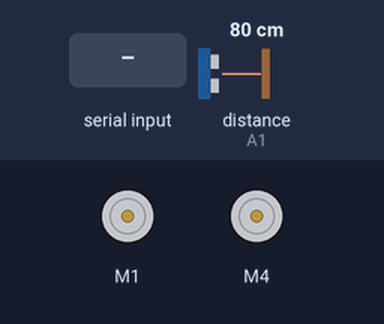
Simulated run of this sketch. Board: Arduino Uno, built with avr-gcc and run on an emulated ATmega328P. On the bench: 2 × DC motor (green arrow = forward, orange = backward, longer = faster). The inputs (shaded band) are chosen by the test bench; at power-on: distance to the obstacle (sensor on A1) 80 cm. The echo pulse lasts 58.3 µs per cm; random numbers use the default seed unless the sketch sets one; what the sketch prints to the serial monitor is not drawn.

Above: at 1.2 s.
1.3 s: "w" received over the second serial link
At 2.2 s:
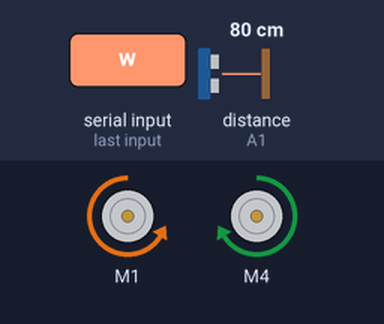
2.8 s: "s" received over the second serial link
At 3.3 s:
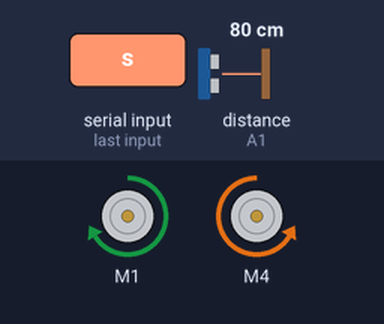
4.3 s: "d" received over the second serial link
At 5.5 s:
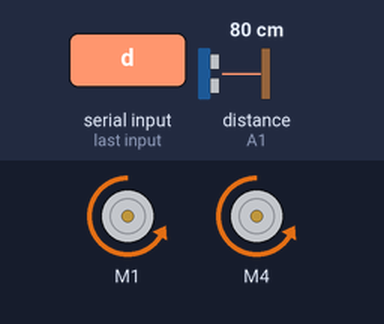
5.8 s: "a" received over the second serial link
At 6.8 s:
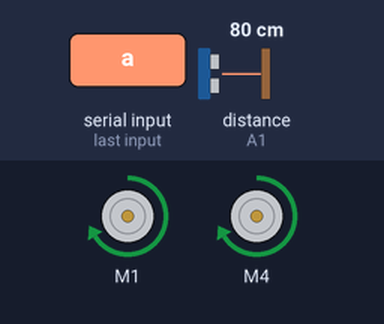
Timing chart, 0 to 8.3 s (numbered marks = the images above; inputs shaded):
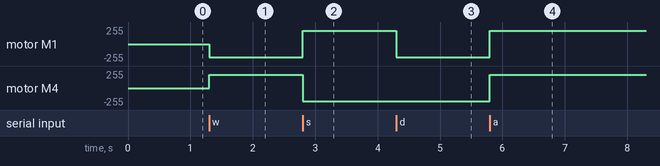

Measured:
- after the input at 1.3 s, motor M1: stopped → backward 200/255 at once; motor M4: stopped → forward 200/255 at once
- after the input at 2.8 s, motor M1: backward 200/255 → forward 200/255 at once; motor M4: forward 200/255 → backward 200/255 at once
- after the input at 4.3 s, motor M1: forward 200/255 → backward 200/255 at once
- after the input at 5.8 s, motor M1, motor M4: backward 200/255 → forward 200/255 at once

The sketch:

FB.ino
```cpp
#include <SoftwareSerial.h>
#include <AFMotor.h>

AF_DCMotor motor_L(1);  // 왼쪽 바퀴 1번
AF_DCMotor motor_R(4);  // 오른쪽 바퀴 4번

#define BT_RXD A4
#define BT_TXD A5
SoftwareSerial bluetooth(BT_TXD, BT_RXD);

char rec_data;

int i;
int j;

// 초음파센서 출력핀(trig) & 입력핀(echo)
int TrigPin = A0;
int EchoPin = A1;
long duration, distance;    // 기간, 거리

// 초음파 센서 함수
void Obstacle_Check();
void Distance_Measurement();
void Forward();
void Backward();
void Right();
void Left();
void Stop();

void setup() {
  // put your setup code here, to run once:
  Serial.begin(9600);     // 시리얼모니터 통신
  bluetooth.begin(9600);  // 블루투스 통신

  pinMode(EchoPin, INPUT);
  pinMode(TrigPin, OUTPUT);


  motor_L.setSpeed(200);    // 왼쪽 바퀴 속도
  motor_L.run(RELEASE);     // 왼쪽 바퀴 대기 상태
  motor_R.setSpeed(200);    // 오른쪽 바퀴 속도
  motor_R.run(RELEASE);     // 오른쪽 바퀴 대기 상태
}

void loop() {
  // put your main code here, to run repeatedly:

// 블루투스로 방향 제어
  if(bluetooth.available()) {
    rec_data = bluetooth.read();
    Serial.write(rec_data);
    switch(rec_data) {
      case 'w' :
        Forward();
        Serial.write("직진");
        break;
      case 's' :
        Backward();
        Serial.write("후진");
        break;
      case 'd' :
        Right();
        Serial.write("우회전");
        break;
      case 'a' :
        Left();
        Serial.write("좌회전");
        break;
      case 'f' :
        Stop();
        break;
    }
    Obstacle_Check();

  }


   // Forward();
    //delay(100);
    //Stop();
    //Obstacle_Check();
}

// 장애물 확인 및 회피 방향 결정
void Obstacle_Check() {
  int val = random(2);
  Distance_Measurement();

 // Serial.println(distance);

  if (distance < 200) {
    if(distance < 180) {
      Backward();
      delay(1000);
      Stop();
      delay(50);
      Distance_Measurement();
    }
    else {
      if(val == 0) {
        Right();
        delay(400);
        Stop();
      }
      else if(val == 1) {
        Left();
        delay(400);
        Stop();
      }
      Distance_Measurement();
    }
  }
}

// 거리 감지 함수
void Distance_Measurement() {
  digitalWrite(TrigPin, LOW);
  delay(2);
  digitalWrite(TrigPin, HIGH);
  delayMicroseconds(10);
  digitalWrite(TrigPin, LOW);
  duration = pulseIn(EchoPin, HIGH);    // echoPin이  HIGH를 유지한 시간
  distance = ((float)(340 * duration) / 1000) / 2;
  delay(5);
}

// 방향 제어 함수
void Forward() {
  motor_L.run(BACKWARD); motor_R.run(FORWARD);
}

void Backward() {
  motor_L.run(FORWARD); motor_R.run(BACKWARD);
}

void Right() {
  motor_L.run(BACKWARD); motor_R.run(BACKWARD);
}

void Left() {
  motor_L.run(FORWARD); motor_R.run(FORWARD);
}

void Stop() {
  motor_L.run(RELEASE); motor_R.run(RELEASE);
}
```
